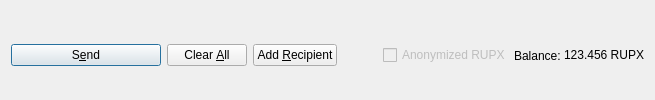
         <widget class="QFrame" name="frame_Send">
          <layout class="QHBoxLayout" name="horizontalLayout">
           <property name="bottomMargin">
            <number>0</number>
           </property>
           <item>
            <widget class="QPushButton" name="sendButton">
             <property name="minimumSize">
              <size>
               <width>150</width>
               <height>0</height>
              </size>
             </property>
             <property name="toolTip">
              <string>Confirm the send action</string>
             </property>
             <property name="text">
              <string>S&amp;end</string>
             </property>
             <property name="icon">
              <iconset resource="../rupaya.qrc">
               <normaloff>:/icons/send</normaloff>:/icons/send</iconset>
             </property>
             <property name="autoDefault">
              <bool>false</bool>
             </property>
             <property name="default">
              <bool>true</bool>
             </property>
            </widget>
           </item>
           <item>
            <widget class="QPushButton" name="clearButton">
             <property name="sizePolicy">
              <sizepolicy hsizetype="Minimum" vsizetype="Fixed">
               <horstretch>0</horstretch>
               <verstretch>0</verstretch>
              </sizepolicy>
             </property>
             <property name="toolTip">
              <string>Clear all fields of the form.</string>
             </property>
             <property name="text">
              <string>Clear &amp;All</string>
             </property>
             <property name="icon">
              <iconset resource="../rupaya.qrc">
               <normaloff>:/icons/remove</normaloff>:/icons/remove</iconset>
             </property>
             <property name="autoDefault">
              <bool>false</bool>
             </property>
            </widget>
           </item>
           <item>
            <widget class="QPushButton" name="addButton">
             <property name="toolTip">
              <string>Send to multiple recipients at once</string>
             </property>
             <property name="text">
              <string>Add &amp;Recipient</string>
             </property>
             <property name="icon">
              <iconset resource="../rupaya.qrc">
               <normaloff>:/icons/add</normaloff>:/icons/add</iconset>
             </property>
             <property name="autoDefault">
              <bool>false</bool>
             </property>
            </widget>
           </item>
           <item>
            <spacer name="horizontalSpacer">
             <property name="orientation">
              <enum>Qt::Horizontal</enum>
             </property>
             <property name="sizeHint" stdset="0">
              <size>
               <width>40</width>
               <height>20</height>
              </size>
             </property>
            </spacer>
           </item>
           <item>
            <layout class="QHBoxLayout" name="horizontalLayout_2">
             <property name="spacing">
              <number>3</number>
             </property>
             <item>
              <widget class="QCheckBox" name="checkzRUPX">
               <property name="enabled">
                <bool>false</bool>
               </property>
               <property name="text">
                <string>Anonymized RUPX</string>
               </property>
              </widget>
             </item>
             <item>
              <widget class="QLabel" name="label">
               <property name="text">
                <string>Balance:</string>
               </property>
              </widget>
             </item>
             <item>
              <widget class="QLabel" name="labelBalance">
               <property name="sizePolicy">
                <sizepolicy hsizetype="Preferred" vsizetype="Fixed">
                 <horstretch>0</horstretch>
                 <verstretch>0</verstretch>
                </sizepolicy>
               </property>
               <property name="cursor">
                <cursorShape>IBeamCursor</cursorShape>
               </property>
               <property name="text">
                <string notr="true">123.456 RUPX</string>
               </property>
               <property name="textInteractionFlags">
                <set>Qt::LinksAccessibleByMouse|Qt::TextSelectableByKeyboard|Qt::TextSelectableByMouse</set>
               </property>
              </widget>
             </item>
            </layout>
           </item>
          </layout>
         </widget>
